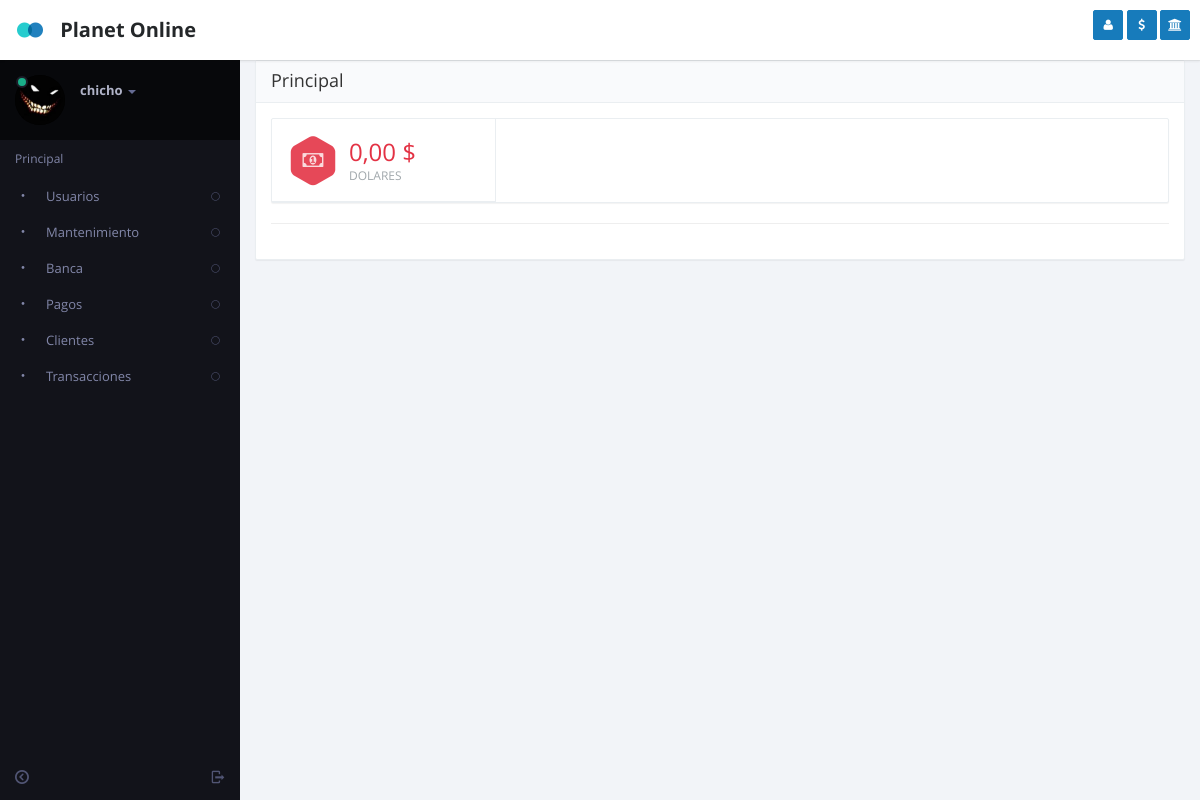
The app's page /update_cost_currently.php (signed in), older data.
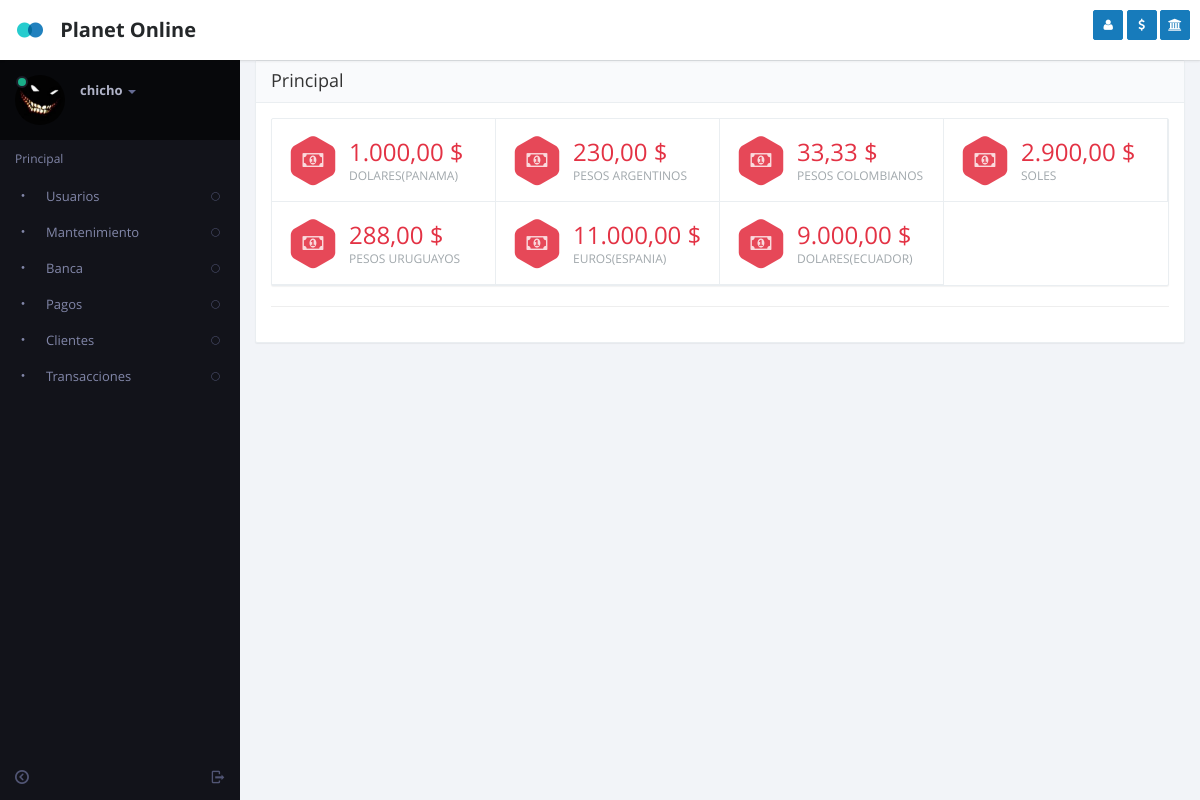
The same page, newer data.
### tables this page shows
CREATE TABLE `type_coin` (
  `id` int(11) NOT NULL,
  `name` varchar(50) NOT NULL,
  `stat` int(11) NOT NULL
);

### include/defs.php (called while the page is built, shortened)
<?php
	function MySQLQuery($query)
	{
		$success= mysql_db_query($GLOBALS["DB_DBName"], $query);
		return $success;
	}
	function GetRecords($sql)
	{
		$check=MySQLQuery($sql);
		$return=array();
		$i=0;
		while ($row = mysql_fetch_array($check))
		 {
			$return[$i]=$row;
			$i++;
		}
		return $return;
	}
?>

### update_cost_currently.php (the view, shortened to what this page needs)
<?php
  include("include/defs.php");
  include("header.php");
 ?>
 <section id="content">
         <section class="vbox">
           <section class="scrollable padder">
             <section class="panel panel-default">
               <header class="panel-heading">
                  <span class="h4">Principal</span>
               </header>
               <div class="panel-body">
                 <div class="row">
                  <div class="col-sm-12">
                    <div class="panel b-a">
                      <div class="row m-n">
                        <?php $taza = GetRecords("select
                                                    name,
                                                    id,
                                                    (select
                                                        value_bolivar
                                                    from
                                                    value_coin
                                                    where
                                                    id_type_coin = tc.id
                                                    and
                                                    id = (select max(id) from value_coin where id_type_coin = tc.id)) as value_bolivar
                                                from
                                                type_coin tc"); ?>
                        <?php foreach ($taza as $key => $value) { ?>
                        <div class="col-md-3 b-b b-r">
                          <a href="modal-udate-coin.php?id_type_coin=<?php echo $value['id']; ?>" data-toggle="ajaxModal" class="block padder-v hover">
                            <span class="i-s i-s-2x pull-left m-r-sm">
                              <i class="i i-hexagon2 i-s-base text-danger-lt hover-rotate"></i>
                              <i class="fa fa-money i-sm text-white"></i>
                            </span>
                            <span class="clear">
                              <span class="h3 block m-t-xs text-danger"><?php echo number_format($value['value_bolivar'], 2, ',', '.'); ?> $</span>
                              <small class="text-muted text-u-c"><?php echo $value['name']; ?></small>
                            </span>
                          </a>
                        </div>
                        <?php } ?>
                      </div>
                    </div>
                    <hr>
                  </div>
                </div>
               </div>
             </section>
           </section>
       </section>
   </section>
<?php  include("footer.php"); ?>

Row changes from the older to the newer data that the page shows:
changed type_coin: value_bolivar "0,00" → "1.000,00"; name "DOLARES" → "DOLARES(PANAMA)"
added type_coin: value_bolivar "230,00", name "PESOS ARGENTINOS"
added type_coin: value_bolivar "33,33", name "PESOS COLOMBIANOS"
added type_coin: value_bolivar "2.900,00", name "SOLES"
added type_coin: value_bolivar "288,00", name "PESOS URUGUAYOS"
added type_coin: value_bolivar "11.000,00", name "EUROS(ESPANIA)"
added type_coin: value_bolivar "9.000,00", name "DOLARES(ECUADOR)"
